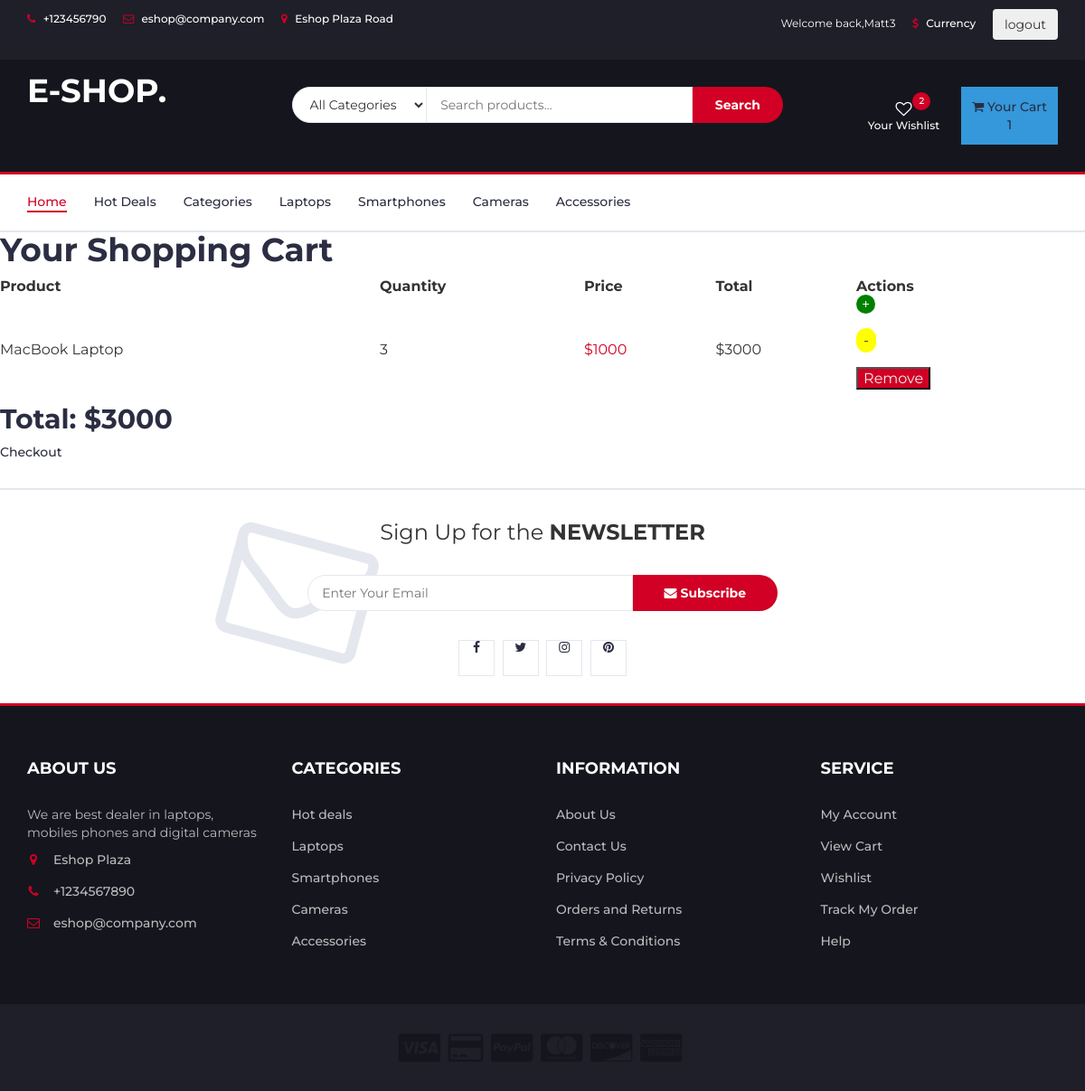
Screenshot of /cart/ (signed in) with the database file from the repository.
### store/models/orders.py (models this page shows, shortened)
class Order(models.Model):
    customer = models.ForeignKey(Customer, on_delete=models.SET_NULL, null=True, blank=True)
    date_ordered = models.DateTimeField(auto_now_add=True)
    complete = models.BooleanField(default=False)
    transaction_id = models.CharField(max_length=100, null=True)
    @property
    def get_cart_total(self):
        orderitems = self.orderitem_set.all()
        total = sum([item.get_total for item in orderitems])
        return total

class OrderItem(models.Model):
    product = models.ForeignKey(Products, on_delete=models.SET_NULL, null=True)
    order = models.ForeignKey(Order, on_delete=models.SET_NULL, null=True)
    quantity = models.IntegerField(default=1, null=True, blank=True)
    date_added = models.DateTimeField(auto_now_add=True)
    @property
    def get_total(self):
        total = self.product.price * self.quantity
        return total

### store/models/products.py (models this page shows, shortened)
class Products(models.Model):
	name = models.CharField(max_length=60)
	price = models.IntegerField(default=0)
	category = models.ForeignKey(Category, on_delete=models.CASCADE, default=1)
	quantity = models.IntegerField(default=1)
	description = models.CharField(
								max_length=250, default='', blank=True, null=True)
	image = models.ImageField(upload_to='uploads/products/')

### store/views/order_views.py (the view)
# urls.py: path('cart/', cart_detail, name='cart_detail'),
@login_required
def cart_detail(request):
    customer = request.user.customer
    order, created = Order.objects.get_or_create(customer=customer, complete=False)
    items = order.orderitem_set.all()
    context = {'items': items, 'order': order}
    return render(request, 'store/cart_detail.html', context)

### store/templates/store/cart_detail.html (shortened to what this page needs)
{% extends 'store/base.html' %}
{% load static %}
{% block content %}
    <h1>Your Shopping Cart</h1>
    <div class="cart-items">
        <table class="cart-item" style="width:100%; padding: 2rem;">
            <thead>
                <tr>
                    <th>Product</th>
                    <th>Quantity</th>
                    <th>Price</th>
                    <th>Total</th>
                    <th>Actions</th>
                </tr>
            </thead>
            <tbody>
                {% for item in items %}
                <tr>
                    <td>{{ item.product.name }}</td>
                    <td>{{ item.quantity }}</td>
                    <td class="product-price">${{ item.product.price }}</td>
                    <td>${{ item.get_total }}</td>
                    <td>
                        <form method="post" action="{% url 'add_to_cart' item.product.id %}">
                            <button type="submit" class="btn-add">+</button>
                        </form>
                        <form method="post" action="{% url 'subtract_from_cart' item.product.id %}">
                            <button type="submit" class="btn-subtract">-</button>
                        </form>
                        <form method="post" action="{% url 'remove_from_cart' item.product.id %}">
                            <button type="submit" class="remove">Remove</button>
                        </form>
                    </td>
                </tr>
                {% endfor %}
            </tbody>
        </table>
    </div>
    <h2>Total: ${{ order.get_cart_total }}</h2>
    <a href="{% url 'checkout' %}">Checkout</a>
{% endblock %}

### store/templates/store/base.html (shortened to what this page needs)
{% load static %}
<html lang="en">
    <head>
		<link type="text/css" rel="stylesheet" href="{% static 'mycss/bootstrap.min.css' %}"/>
		<link
			href="http://cdnjs.cloudflare.com/ajax/libs/font-awesome/4.3.0/css/font-awesome.css"
			rel="stylesheet"  type='text/css'>
		<link type="text/css" rel="stylesheet" href="{% static 'mycss/style.css' %}"/>
    </head>
<body>
		<header>
			<div id="top-header">
				<div class="container">
					<ul class="header-links pull-left">
						<li><a href="#"><i class="fa fa-phone"></i> +123456790</a></li>
						<li><a href="#"><i class="fa fa-envelope-o"></i> eshop@company.com</a></li>
						<li><a href="#"><i class="fa fa-map-marker"></i> Eshop Plaza Road</a></li>
					</ul>
					<ul class="header-links pull-right">
						{% if user.is_authenticated %}
							<li class="greetings">Welcome back,{{user}}</li>
						{% endif %}
						<li><a href="#"><i class="fa fa-dollar"></i> Currency</a></li>
						{% if user.is_authenticated %}
						<li>
							<form method="post" action="{% url 'logout' %}">
                            	<button class="btn " type="submit">logout</button>
                        	</form>
						</li>
						{% else %}
						<li><a href="{% url 'login' %}"><i class="fa fa-user-o"></i>My Account </a></li>
						{% endif %}
					</ul>
				</div>
			</div>
			<div id="header">
				<div class="container">
					<div class="row">
						<div class="col-md-3">
							<div class="header-logo">
								<a href="{% url 'homepage' %}" class="logo">
									<h1>E-SHOP.</h1>
								</a>
							</div>
						</div>
						<div class="col-md-6">
							<div class="header-search">
								<form>
									<select class="input-select">
										<option value="0">All Categories</option>
									</select>
									 <form method="get" action="{% url 'product_list' %}">
										<input class="input" type="text" name="query" placeholder="Search products...">
										<button class="search-btn" type="submit">Search</button>
									</form>
								</form>
							</div>
						</div>
						<div class="col-md-3 clearfix">
							<div class="header-ctn">
								<div>
									<a href="#">
										<i class="fa fa-heart-o"></i>
										<span>Your Wishlist</span>
										<div class="qty">2</div>
									</a>
								</div>
								 {% load cart_tags %}
								<div class="dropdown">
									<button class="dropbtn" onclick="myFunction()">
										<a class="dropdown-toggle" data-toggle="dropdown" aria-expanded="true">
											<i class="fa fa-shopping-cart"></i>
											<span>Your Cart</span>
											<div class="qty">{{items.count}}</div>
										</a>
									</button>
								</div>
							</div>
						</div>
					</div>
				</div>
			</div>
		</header>
		<nav id="navigation">
			<div class="container">
				<div id="responsive-nav">
					<ul class="main-nav nav navbar-nav">
						<li class="active"><a href="{% url 'homepage' %}">Home</a></li>
						<li><a href="#">Hot Deals</a></li>
						<li><a href="#">Categories</a></li>
						<li><a href="#">Laptops</a></li>
						<li><a href="#">Smartphones</a></li>
						<li><a href="#">Cameras</a></li>
						<li><a href="#">Accessories</a></li>
					</ul>
				</div>
			</div>
		</nav>
{% block content %}
{% endblock %}
		<div id="newsletter" class="section">
			<div class="container">
				<div class="row">
					<div class="col-md-12">
						<div class="newsletter">
							<p>Sign Up for the <strong>NEWSLETTER</strong></p>
							<form>
								<input class="input" type="email" placeholder="Enter Your Email">
								<button class="newsletter-btn"><i class="fa fa-envelope"></i> Subscribe</button>
							</form>
							<ul class="newsletter-follow">
								<li>
									<a href="#"><i class="fa fa-facebook"></i></a>
								</li>
								<li>
									<a href="#"><i class="fa fa-twitter"></i></a>
								</li>
								<li>
									<a href="#"><i class="fa fa-instagram"></i></a>
								</li>
								<li>
									<a href="#"><i class="fa fa-pinterest"></i></a>
								</li>
							</ul>
						</div>
					</div>
				</div>
			</div>
		</div>
		<footer id="footer">
			<div class="section">
				<div class="container">
					<div class="row">
						<div class="col-md-3 col-xs-6">
							<div class="footer">
								<h3 class="footer-title">About Us</h3>
								<p>We are best dealer in laptops, mobiles phones and digital cameras</p>
								<ul class="footer-links">
									<li><a href="#"><i class="fa fa-map-marker"></i>Eshop Plaza</a></li>
									<li><a href="#"><i class="fa fa-phone"></i>+1234567890</a></li>
									<li><a href="#"><i class="fa fa-envelope-o"></i>eshop@company.com</a></li>
								</ul>
							</div>
						</div>
						<div class="col-md-3 col-xs-6">
							<div class="footer">
								<h3 class="footer-title">Categories</h3>
								<ul class="footer-links">
									<li><a href="#">Hot deals</a></li>
									<li><a href="#">Laptops</a></li>
									<li><a href="#">Smartphones</a></li>
									<li><a href="#">Cameras</a></li>
									<li><a href="#">Accessories</a></li>
								</ul>
							</div>
						</div>
						<div class="col-md-3 col-xs-6">
							<div class="footer">
								<h3 class="footer-title">Information</h3>
								<ul class="footer-links">
									<li><a href="#">About Us</a></li>
									<li><a href="#">Contact Us</a></li>
									<li><a href="#">Privacy Policy</a></li>
									<li><a href="#">Orders and Returns</a></li>
									<li><a href="#">Terms & Conditions</a></li>
								</ul>
							</div>
						</div>
						<div class="col-md-3 col-xs-6">
							<div class="footer">
								<h3 class="footer-title">Service</h3>
								<ul class="footer-links">
									<li><a href="#">My Account</a></li>
									<li><a href="#">View Cart</a></li>
									<li><a href="#">Wishlist</a></li>
									<li><a href="#">Track My Order</a></li>
									<li><a href="#">Help</a></li>
								</ul>
							</div>
						</div>
					</div>
				</div>
			</div>
			<div id="bottom-footer" class="section">
				<div class="container">
					<div class="row">
						<div class="col-md-12 text-center">
							<ul class="footer-payments">
								<li><a href="#"><i class="fa fa-cc-visa"></i></a></li>
								<li><a href="#"><i class="fa fa-credit-card"></i></a></li>
								<li><a href="#"><i class="fa fa-cc-paypal"></i></a></li>
								<li><a href="#"><i class="fa fa-cc-mastercard"></i></a></li>
								<li><a href="#"><i class="fa fa-cc-discover"></i></a></li>
								<li><a href="#"><i class="fa fa-cc-amex"></i></a></li>
							</ul>
						</div>
					</div>
				</div>
			</div>
		</footer>
	    {% load static %}
</body>
</html>

### store/templates/store/base.html (style rules this page uses)
.dropbtn { background-color: #3498DB; color: white; padding: 12px; border: none; cursor: pointer; }

### rows the page displays
Order: count "1", get_cart_total "3000"
OrderItem: product.name "MacBook Laptop", quantity "3", product.price "1000", get_total "3000"

### other values shown
{{ user }} "Matt3"
